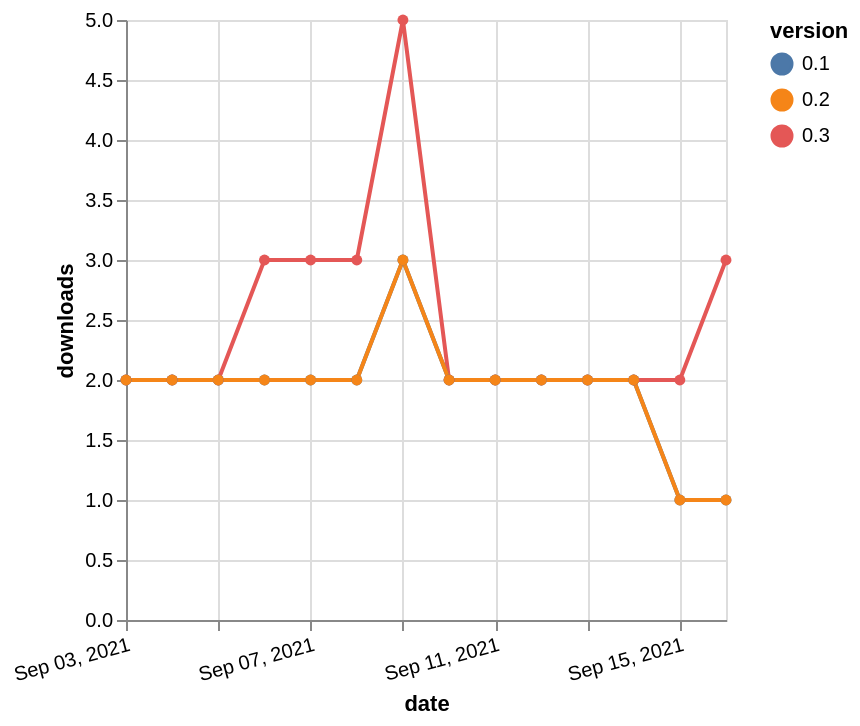

Express this chart as Vega-Lite.
### Vega-Lite specification from a JSON file in a GitHub repository (floating-point values rounded to 4 significant figures)
{"$schema": "https://vega.github.io/schema/vega-lite/v5.json", "description": "A simple bar chart with embedded data.", "data": {"values": [{"date": "2021-09-03", "total": 1251, "delta": 2, "version": "0.3"}, {"date": "2021-09-04", "total": 1253, "delta": 2, "version": "0.3"}, {"date": "2021-09-05", "total": 1255, "delta": 2, "version": "0.3"}, {"date": "2021-09-06", "total": 1258, "delta": 3, "version": "0.3"}, {"date": "2021-09-07", "total": 1261, "delta": 3, "version": "0.3"}, {"date": "2021-09-08", "total": 1264, "delta": 3, "version": "0.3"}, {"date": "2021-09-09", "total": 1269, "delta": 5, "version": "0.3"}, {"date": "2021-09-10", "total": 1271, "delta": 2, "version": "0.3"}, {"date": "2021-09-11", "total": 1273, "delta": 2, "version": "0.3"}, {"date": "2021-09-12", "total": 1275, "delta": 2, "version": "0.3"}, {"date": "2021-09-13", "total": 1277, "delta": 2, "version": "0.3"}, {"date": "2021-09-14", "total": 1279, "delta": 2, "version": "0.3"}, {"date": "2021-09-15", "total": 1281, "delta": 2, "version": "0.3"}, {"date": "2021-09-16", "total": 1284, "delta": 3, "version": "0.3"}, {"date": "2021-09-03", "total": 1220, "delta": 2, "version": "0.1"}, {"date": "2021-09-04", "total": 1222, "delta": 2, "version": "0.1"}, {"date": "2021-09-05", "total": 1224, "delta": 2, "version": "0.1"}, {"date": "2021-09-06", "total": 1226, "delta": 2, "version": "0.1"}, {"date": "2021-09-07", "total": 1228, "delta": 2, "version": "0.1"}, {"date": "2021-09-08", "total": 1230, "delta": 2, "version": "0.1"}, {"date": "2021-09-09", "total": 1233, "delta": 3, "version": "0.1"}, {"date": "2021-09-10", "total": 1235, "delta": 2, "version": "0.1"}, {"date": "2021-09-11", "total": 1237, "delta": 2, "version": "0.1"}, {"date": "2021-09-12", "total": 1239, "delta": 2, "version": "0.1"}, {"date": "2021-09-13", "total": 1241, "delta": 2, "version": "0.1"}, {"date": "2021-09-14", "total": 1243, "delta": 2, "version": "0.1"}, {"date": "2021-09-15", "total": 1244, "delta": 1, "version": "0.1"}, {"date": "2021-09-16", "total": 1245, "delta": 1, "version": "0.1"}, {"date": "2021-09-03", "total": 1248, "delta": 2, "version": "0.2"}, {"date": "2021-09-04", "total": 1250, "delta": 2, "version": "0.2"}, {"date": "2021-09-05", "total": 1252, "delta": 2, "version": "0.2"}, {"date": "2021-09-06", "total": 1254, "delta": 2, "version": "0.2"}, {"date": "2021-09-07", "total": 1256, "delta": 2, "version": "0.2"}, {"date": "2021-09-08", "total": 1258, "delta": 2, "version": "0.2"}, {"date": "2021-09-09", "total": 1261, "delta": 3, "version": "0.2"}, {"date": "2021-09-10", "total": 1263, "delta": 2, "version": "0.2"}, {"date": "2021-09-11", "total": 1265, "delta": 2, "version": "0.2"}, {"date": "2021-09-12", "total": 1267, "delta": 2, "version": "0.2"}, {"date": "2021-09-13", "total": 1269, "delta": 2, "version": "0.2"}, {"date": "2021-09-14", "total": 1271, "delta": 2, "version": "0.2"}, {"date": "2021-09-15", "total": 1272, "delta": 1, "version": "0.2"}, {"date": "2021-09-16", "total": 1273, "delta": 1, "version": "0.2"}]}, "width": "container", "mark": {"type": "line", "point": {"filled": true}}, "encoding": {"x": {"field": "date", "type": "temporal", "timeUnit": "yearmonthdate", "title": "date", "axis": {"labelAngle": -15}}, "y": {"field": "delta", "type": "quantitative", "title": "downloads"}, "color": {"field": "version", "type": "nominal"}, "tooltip": {"field": "delta"}}}
